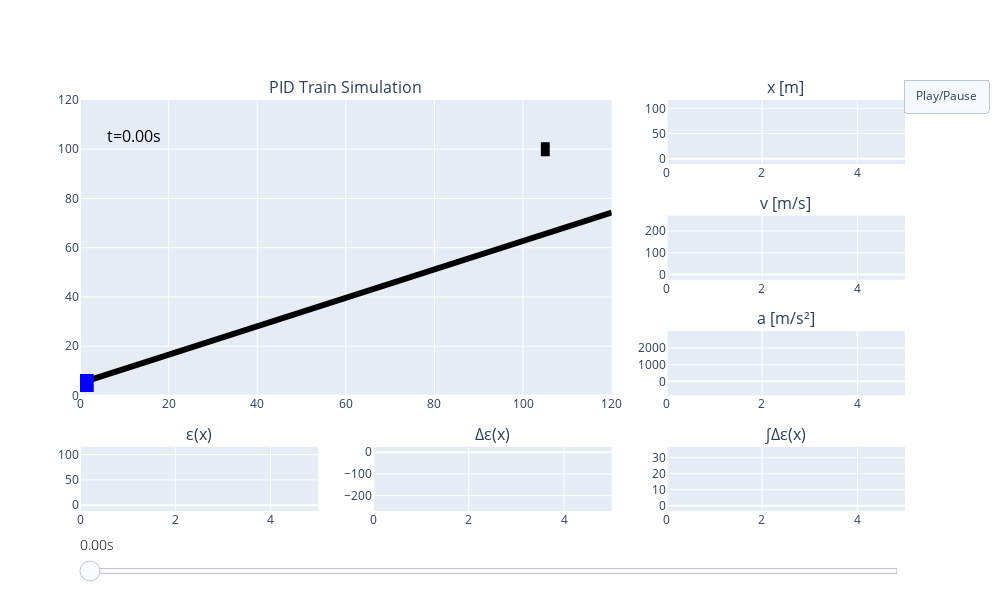

The code cell stored with this chart in its notebook:
### Code cell
controller = pid(30,10,1,error = lambda t, w: w[0]-w[3])
train = Train_and_Rail()
x_box_0 = np.random.random()*120
y_box_0 = 100
x_train_0 = 0
y_train_0 = 5+math.sin(train.theta)*x_train_0

w_0 = np.array([x_box_0,y_box_0,0,x_train_0,0,y_train_0])

t_sol, w_sol = train.solve_fe(w_0,[0,5], n_steps=250, controller=controller)

train.plot_animation(t_sol, w_sol, controller, SKIPFRAMES=5).show()

### Figure 1 — Plotly figure (JSON) as saved in the notebook; plotly's stock layout.template omitted (floating-point values rounded to 4 significant figures)
{"data": [{"line": {"color": "black", "width": 6}, "mode": "lines", "type": "scatter", "x": [0, 120], "xaxis": "x", "y": [5, 74.28], "yaxis": "y"}, {"line": {"color": "blue", "width": 18}, "mode": "lines", "type": "scatter", "x": [-3.1, 3.1], "xaxis": "x", "y": [5, 5], "yaxis": "y"}, {"line": {"color": "black", "width": 14}, "mode": "lines", "type": "scatter", "x": [104.0, 106.0], "xaxis": "x", "y": [100, 100], "yaxis": "y"}, {"mode": "text", "text": ["t=0.00s"], "textfont": {"color": "black", "size": 16}, "textposition": "bottom right", "type": "scatter", "x": [6], "xaxis": "x", "y": [108], "yaxis": "y"}, {"line": {"color": "blue"}, "mode": "lines", "name": "x", "type": "scatter", "x": [0.0], "xaxis": "x2", "y": [0.0], "yaxis": "y2"}, {"line": {"color": "blue"}, "mode": "lines", "name": "v", "type": "scatter", "x": [0.0], "xaxis": "x3", "y": [0.0], "yaxis": "y3"}, {"line": {"color": "blue"}, "mode": "lines", "name": "a", "type": "scatter", "x": [0.0], "xaxis": "x4", "y": [0], "yaxis": "y4"}, {"line": {"color": "blue"}, "mode": "lines", "name": "ε(x)", "type": "scatter", "x": [0.0], "xaxis": "x5", "y": [105.0], "yaxis": "y5"}, {"line": {"color": "blue"}, "mode": "lines", "name": "Δε(x)", "type": "scatter", "x": [0.0], "xaxis": "x6", "y": [0], "yaxis": "y6"}, {"line": {"color": "blue"}, "mode": "lines", "name": "∫Δε(x)", "type": "scatter", "x": [0.0], "xaxis": "x7", "y": [0], "yaxis": "y7"}], "layout": {"annotations": [{"font": {"size": 16}, "showarrow": false, "text": "PID Train Simulation", "x": 0.3222, "xanchor": "center", "xref": "paper", "y": 1, "yanchor": "bottom", "yref": "paper"}, {"font": {"size": 16}, "showarrow": false, "text": "x [m]", "x": 0.8556, "xanchor": "center", "xref": "paper", "y": 1, "yanchor": "bottom", "yref": "paper"}, {"font": {"size": 16}, "showarrow": false, "text": "v [m/s]", "x": 0.8556, "xanchor": "center", "xref": "paper", "y": 0.7188, "yanchor": "bottom", "yref": "paper"}, {"font": {"size": 16}, "showarrow": false, "text": "a [m/s²]", "x": 0.8556, "xanchor": "center", "xref": "paper", "y": 0.4375, "yanchor": "bottom", "yref": "paper"}, {"font": {"size": 16}, "showarrow": false, "text": "ε(x)", "x": 0.1444, "xanchor": "center", "xref": "paper", "y": 0.1562, "yanchor": "bottom", "yref": "paper"}, {"font": {"size": 16}, "showarrow": false, "text": "Δε(x)", "x": 0.5, "xanchor": "center", "xref": "paper", "y": 0.1562, "yanchor": "bottom", "yref": "paper"}, {"font": {"size": 16}, "showarrow": false, "text": "∫Δε(x)", "x": 0.8556, "xanchor": "center", "xref": "paper", "y": 0.1562, "yanchor": "bottom", "yref": "paper"}], "height": 600, "showlegend": false, "sliders": [{"active": 0, "currentvalue": {"font": {"color": "black", "size": 14, "weight": 20}}, "font": {"color": "white", "size": 1, "weight": 1}, "minorticklen": 0, "pad": {"t": 0}, "steps": [{"args": [["0"], {"frame": {"duration": 0, "redraw": false}, "mode": "immediate", "transition": {"duration": 0}}], "label": "0.00s", "method": "animate", "value": "0", "visible": true}, {"args": [["1"], {"frame": {"duration": 0, "redraw": false}, "mode": "immediate", "transition": {"duration": 0}}], "label": "0.10s", "method": "animate", "value": "1", "visible": true}, {"args": [["2"], {"frame": {"duration": 0, "redraw": false}, "mode": "immediate", "transition": {"duration": 0}}], "label": "0.20s", "method": "animate", "value": "2", "visible": true}, {"args": [["3"], {"frame": {"duration": 0, "redraw": false}, "mode": "immediate", "transition": {"duration": 0}}], "label": "0.30s", "method": "animate", "value": "3", "visible": true}, {"args": [["4"], {"frame": {"duration": 0, "redraw": false}, "mode": "immediate", "transition": {"duration": 0}}], "label": "0.40s", "method": "animate", "value": "4", "visible": true}, {"args": [["5"], {"frame": {"duration": 0, "redraw": false}, "mode": "immediate", "transition": {"duration": 0}}], "label": "0.50s", "method": "animate", "value": "5", "visible": true}, {"args": [["6"], {"frame": {"duration": 0, "redraw": false}, "mode": "immediate", "transition": {"duration": 0}}], "label": "0.60s", "method": "animate", "value": "6", "visible": true}, {"args": [["7"], {"frame": {"duration": 0, "redraw": false}, "mode": "immediate", "transition": {"duration": 0}}], "label": "0.70s", "method": "animate", "value": "7", "visible": true}, {"args": [["8"], {"frame": {"duration": 0, "redraw": false}, "mode": "immediate", "transition": {"duration": 0}}], "label": "0.80s", "method": "animate", "value": "8", "visible": true}, {"args": [["9"], {"frame": {"duration": 0, "redraw": false}, "mode": "immediate", "transition": {"duration": 0}}], "label": "0.90s", "method": "animate", "value": "9", "visible": true}, {"args": [["10"], {"frame": {"duration": 0, "redraw": false}, "mode": "immediate", "transition": {"duration": 0}}], "label": "1.00s", "method": "animate", "value": "10", "visible": true}, {"args": [["11"], {"frame": {"duration": 0, "redraw": false}, "mode": "immediate", "transition": {"duration": 0}}], "label": "1.10s", "method": "animate", "value": "11", "visible": true}, {"args": [["12"], {"frame": {"duration": 0, "redraw": false}, "mode": "immediate", "transition": {"duration": 0}}], "label": "1.20s", "method": "animate", "value": "12", "visible": true}, {"args": [["13"], {"frame": {"duration": 0, "redraw": false}, "mode": "immediate", "transition": {"duration": 0}}], "label": "1.31s", "method": "animate", "value": "13", "visible": true}, {"args": [["14"], {"frame": {"duration": 0, "redraw": false}, "mode": "immediate", "transition": {"duration": 0}}], "label": "1.41s", "method": "animate", "value": "14", "visible": true}, {"args": [["15"], {"frame": {"duration": 0, "redraw": false}, "mode": "immediate", "transition": {"duration": 0}}], "label": "1.51s", "method": "animate", "value": "15", "visible": true}, {"args": [["16"], {"frame": {"duration": 0, "redraw": false}, "mode": "immediate", "transition": {"duration": 0}}], "label": "1.61s", "method": "animate", "value": "16", "visible": true}, {"args": [["17"], {"frame": {"duration": 0, "redraw": false}, "mode": "immediate", "transition": {"duration": 0}}], "label": "1.71s", "method": "animate", "value": "17", "visible": true}, {"args": [["18"], {"frame": {"duration": 0, "redraw": false}, "mode": "immediate", "transition": {"duration": 0}}], "label": "1.81s", "method": "animate", "value": "18", "visible": true}, {"args": [["19"], {"frame": {"duration": 0, "redraw": false}, "mode": "immediate", "transition": {"duration": 0}}], "label": "1.91s", "method": "animate", "value": "19", "visible": true}, {"args": [["20"], {"frame": {"duration": 0, "redraw": false}, "mode": "immediate", "transition": {"duration": 0}}], "label": "2.01s", "method": "animate", "value": "20", "visible": true}, {"args": [["21"], {"frame": {"duration": 0, "redraw": false}, "mode": "immediate", "transition": {"duration": 0}}], "label": "2.11s", "method": "animate", "value": "21", "visible": true}, {"args": [["22"], {"frame": {"duration": 0, "redraw": false}, "mode": "immediate", "transition": {"duration": 0}}], "label": "2.21s", "method": "animate", "value": "22", "visible": true}, {"args": [["23"], {"frame": {"duration": 0, "redraw": false}, "mode": "immediate", "transition": {"duration": 0}}], "label": "2.31s", "method": "animate", "value": "23", "visible": true}, {"args": [["24"], {"frame": {"duration": 0, "redraw": false}, "mode": "immediate", "transition": {"duration": 0}}], "label": "2.41s", "method": "animate", "value": "24", "visible": true}, {"args": [["25"], {"frame": {"duration": 0, "redraw": false}, "mode": "immediate", "transition": {"duration": 0}}], "label": "2.51s", "method": "animate", "value": "25", "visible": true}, {"args": [["26"], {"frame": {"duration": 0, "redraw": false}, "mode": "immediate", "transition": {"duration": 0}}], "label": "2.61s", "method": "animate", "value": "26", "visible": true}, {"args": [["27"], {"frame": {"duration": 0, "redraw": false}, "mode": "immediate", "transition": {"duration": 0}}], "label": "2.71s", "method": "animate", "value": "27", "visible": true}, {"args": [["28"], {"frame": {"duration": 0, "redraw": false}, "mode": "immediate", "transition": {"duration": 0}}], "label": "2.81s", "method": "animate", "value": "28", "visible": true}, {"args": [["29"], {"frame": {"duration": 0, "redraw": false}, "mode": "immediate", "transition": {"duration": 0}}], "label": "2.91s", "method": "animate", "value": "29", "visible": true}, {"args": [["30"], {"frame": {"duration": 0, "redraw": false}, "mode": "immediate", "transition": {"duration": 0}}], "label": "3.01s", "method": "animate", "value": "30", "visible": true}, {"args": [["31"], {"frame": {"duration": 0, "redraw": false}, "mode": "immediate", "transition": {"duration": 0}}], "label": "3.11s", "method": "animate", "value": "31", "visible": true}, {"args": [["32"], {"frame": {"duration": 0, "redraw": false}, "mode": "immediate", "transition": {"duration": 0}}], "label": "3.21s", "method": "animate", "value": "32", "visible": true}, {"args": [["33"], {"frame": {"duration": 0, "redraw": false}, "mode": "immediate", "transition": {"duration": 0}}], "label": "3.31s", "method": "animate", "value": "33", "visible": true}, {"args": [["34"], {"frame": {"duration": 0, "redraw": false}, "mode": "immediate", "transition": {"duration": 0}}], "label": "3.41s", "method": "animate", "value": "34", "visible": true}, {"args": [["35"], {"frame": {"duration": 0, "redraw": false}, "mode": "immediate", "transition": {"duration": 0}}], "label": "3.51s", "method": "animate", "value": "35", "visible": true}, {"args": [["36"], {"frame": {"duration": 0, "redraw": false}, "mode": "immediate", "transition": {"duration": 0}}], "label": "3.61s", "method": "animate", "value": "36", "visible": true}, {"args": [["37"], {"frame": {"duration": 0, "redraw": false}, "mode": "immediate", "transition": {"duration": 0}}], "label": "3.71s", "method": "animate", "value": "37", "visible": true}, {"args": [["38"], {"frame": {"duration": 0, "redraw": false}, "mode": "immediate", "transition": {"duration": 0}}], "label": "3.82s", "method": "animate", "value": "38", "visible": true}, {"args": [["39"], {"frame": {"duration": 0, "redraw": false}, "mode": "immediate", "transition": {"duration": 0}}], "label": "3.92s", "method": "animate", "value": "39", "visible": true}, {"args": [["40"], {"frame": {"duration": 0, "redraw": false}, "mode": "immediate", "transition": {"duration": 0}}], "label": "4.02s", "method": "animate", "value": "40", "visible": true}, {"args": [["41"], {"frame": {"duration": 0, "redraw": false}, "mode": "immediate", "transition": {"duration": 0}}], "label": "4.12s", "method": "animate", "value": "41", "visible": true}, {"args": [["42"], {"frame": {"duration": 0, "redraw": false}, "mode": "immediate", "transition": {"duration": 0}}], "label": "4.22s", "method": "animate", "value": "42", "visible": true}, {"args": [["43"], {"frame": {"duration": 0, "redraw": false}, "mode": "immediate", "transition": {"duration": 0}}], "label": "4.32s", "method": "animate", "value": "43", "visible": true}, {"args": [["44"], {"frame": {"duration": 0, "redraw": false}, "mode": "immediate", "transition": {"duration": 0}}], "label": "4.42s", "method": "animate", "value": "44", "visible": true}, {"args": [["45"], {"frame": {"duration": 0, "redraw": false}, "mode": "immediate", "transition": {"duration": 0}}], "label": "4.52s", "method": "animate", "value": "45", "visible": true}, {"args": [["46"], {"frame": {"duration": 0, "redraw": false}, "mode": "immediate", "transition": {"duration": 0}}], "label": "4.62s", "method": "animate", "value": "46", "visible": true}, {"args": [["47"], {"frame": {"duration": 0, "redraw": false}, "mode": "immediate", "transition": {"duration": 0}}], "label": "4.72s", "method": "animate", "value": "47", "visible": true}, {"args": [["48"], {"frame": {"duration": 0, "redraw": false}, "mode": "immediate", "transition": {"duration": 0}}], "label": "4.82s", "method": "animate", "value": "48", "visible": true}, {"args": [["49"], {"frame": {"duration": 0, "redraw": false}, "mode": "immediate", "transition": {"duration": 0}}], "label": "4.92s", "method": "animate", "value": "49", "visible": true}], "ticklen": 0, "x": 0, "xanchor": "left", "y": -0.05, "yanchor": "top"}], "transition": {"duration": 1, "easing": "linear"}, "updatemenus": [{"buttons": [{"args": [null, {"frame": {"duration": 0, "redraw": false}, "fromcurrent": true, "transition": {"duration": 0, "easing": "quadratic-in-out"}}], "args2": [[null], {"frame": {"duration": 0, "redraw": false}, "mode": "immediate", "transition": {"duration": 0}}], "label": "Play/Pause", "method": "animate"}], "showactive": true, "type": "buttons", "x": 1.1, "xanchor": "right", "y": 1.05, "yanchor": "top"}], "width": 1000, "xaxis": {"anchor": "y", "domain": [0, 0.6444], "range": [0, 120]}, "xaxis2": {"anchor": "y2", "domain": [0.7111, 1], "range": [0, 5]}, "xaxis3": {"anchor": "y3", "domain": [0.7111, 1], "range": [0, 5]}, "xaxis4": {"anchor": "y4", "domain": [0.7111, 1], "range": [0, 5]}, "xaxis5": {"anchor": "y5", "domain": [0, 0.2889], "range": [0, 5]}, "xaxis6": {"anchor": "y6", "domain": [0.3556, 0.6444], "range": [0, 5]}, "xaxis7": {"anchor": "y7", "domain": [0.7111, 1], "range": [0, 5]}, "yaxis": {"anchor": "x", "domain": [0.2812, 1], "range": [0, 120]}, "yaxis2": {"anchor": "x2", "domain": [0.8438, 1], "range": [-10.6, 116.6]}, "yaxis3": {"anchor": "x3", "domain": [0.5625, 0.7188], "range": [-24.66, 270.4]}, "yaxis4": {"anchor": "x4", "domain": [0.2812, 0.4375], "range": [-843.6, 2998.0]}, "yaxis5": {"anchor": "x5", "domain": [0, 0.1562], "range": [-11.44, 115.5]}, "yaxis6": {"anchor": "x6", "domain": [0, 0.1562], "range": [-270.4, 24.66]}, "yaxis7": {"anchor": "x7", "domain": [0, 0.1562], "range": [-3.351, 36.86]}}}
